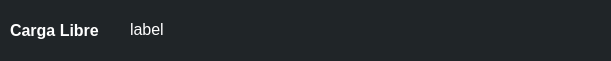
    <widget class="QFrame" name="frame_41">
     <property name="geometry">
      <rect>
       <x>30</x>
       <y>590</y>
       <width>611</width>
       <height>61</height>
      </rect>
     </property>
     <property name="styleSheet">
      <string notr="true">border-radius: 10px;
background-color: rgb(32, 37, 40);</string>
     </property>
     <property name="frameShape">
      <enum>QFrame::StyledPanel</enum>
     </property>
     <property name="frameShadow">
      <enum>QFrame::Raised</enum>
     </property>
     <widget class="QFrame" name="frame_45">
      <property name="geometry">
       <rect>
        <x>240</x>
        <y>70</y>
        <width>481</width>
        <height>71</height>
       </rect>
      </property>
      <property name="styleSheet">
       <string notr="true">border-radius: 10px;</string>
      </property>
      <property name="frameShape">
       <enum>QFrame::StyledPanel</enum>
      </property>
      <property name="frameShadow">
       <enum>QFrame::Raised</enum>
      </property>
     </widget>
     <widget class="QFrame" name="frame_49">
      <property name="geometry">
       <rect>
        <x>220</x>
        <y>40</y>
        <width>461</width>
        <height>61</height>
       </rect>
      </property>
      <property name="styleSheet">
       <string notr="true">border-radius: 10px;</string>
      </property>
      <property name="frameShape">
       <enum>QFrame::StyledPanel</enum>
      </property>
      <property name="frameShadow">
       <enum>QFrame::Raised</enum>
      </property>
      <widget class="QFrame" name="frame_50">
       <property name="geometry">
        <rect>
         <x>240</x>
         <y>70</y>
         <width>481</width>
         <height>71</height>
        </rect>
       </property>
       <property name="styleSheet">
        <string notr="true">border-radius: 10px;</string>
       </property>
       <property name="frameShape">
        <enum>QFrame::StyledPanel</enum>
       </property>
       <property name="frameShadow">
        <enum>QFrame::Raised</enum>
       </property>
      </widget>
     </widget>
     <widget class="QLabel" name="label_21">
      <property name="geometry">
       <rect>
        <x>10</x>
        <y>10</y>
        <width>161</width>
        <height>41</height>
       </rect>
      </property>
      <property name="font">
       <font>
        <family>Tahoma</family>
        <pointsize>12</pointsize>
        <weight>75</weight>
        <bold>true</bold>
       </font>
      </property>
      <property name="styleSheet">
       <string notr="true">color: rgb(255, 255, 255);
background-color: transparent;
</string>
      </property>
      <property name="text">
       <string>Carga Libre</string>
      </property>
     </widget>
     <widget class="QLabel" name="cargalibreLabel_3">
      <property name="geometry">
       <rect>
        <x>130</x>
        <y>20</y>
        <width>281</width>
        <height>19</height>
       </rect>
      </property>
      <property name="font">
       <font>
        <family>Tahoma</family>
        <pointsize>12</pointsize>
        <weight>50</weight>
        <bold>false</bold>
       </font>
      </property>
      <property name="styleSheet">
       <string notr="true">color: rgb(255, 255, 255);
background-color: transparent;
</string>
      </property>
      <property name="text">
       <string>label</string>
      </property>
     </widget>
    </widget>
